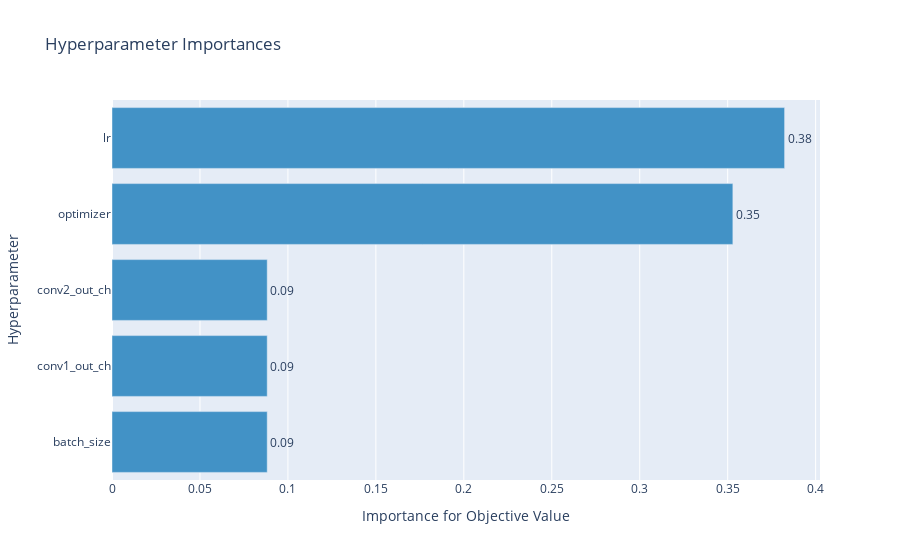

The notebook cell saved with this chart:
### Code cell
optuna.visualization.plot_param_importances(study)

### Figure 1 — Plotly figure (JSON) as saved in the notebook; plotly's stock layout.template omitted (floating-point values rounded to 4 significant figures)
{"data": [{"cliponaxis": false, "hovertemplate": ["batch_size (IntUniformDistribution): 0.08823529411764706<extra></extra>", "conv1_out_ch (IntUniformDistribution): 0.08823529411764706<extra></extra>", "conv2_out_ch (IntUniformDistribution): 0.08823529411764706<extra></extra>", "optimizer (CategoricalDistribution): 0.35294117647058826<extra></extra>", "lr (LogUniformDistribution): 0.38235294117647056<extra></extra>"], "marker": {"color": "rgb(66,146,198)"}, "orientation": "h", "text": ["0.08823529411764706", "0.08823529411764706", "0.08823529411764706", "0.35294117647058826", "0.38235294117647056"], "textposition": "outside", "texttemplate": "%{text:.2f}", "type": "bar", "x": [0.08824, 0.08824, 0.08824, 0.3529, 0.3824], "y": ["batch_size", "conv1_out_ch", "conv2_out_ch", "optimizer", "lr"]}], "layout": {"showlegend": false, "title": {"text": "Hyperparameter Importances"}, "xaxis": {"title": {"text": "Importance for Objective Value"}}, "yaxis": {"title": {"text": "Hyperparameter"}}}}
